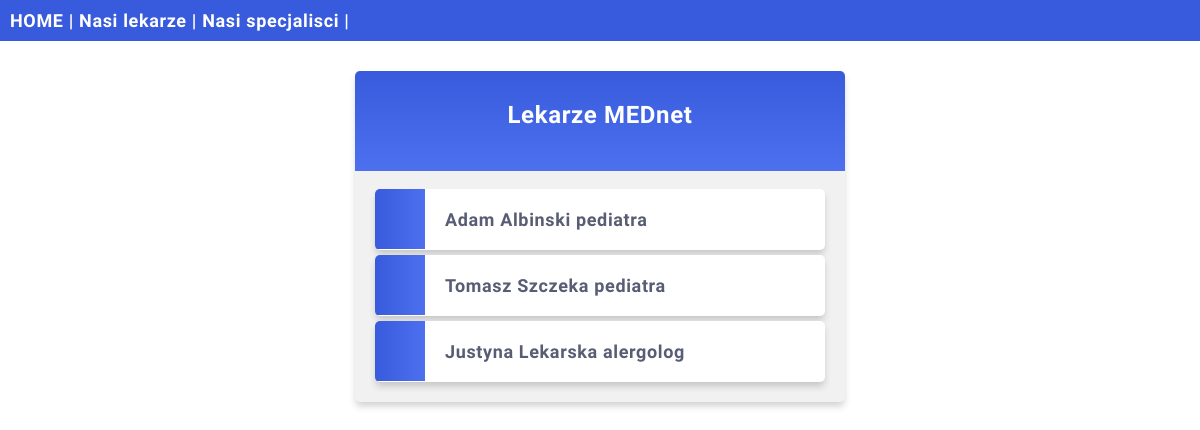
/doctors/, run on an earlier commit of the app's database.
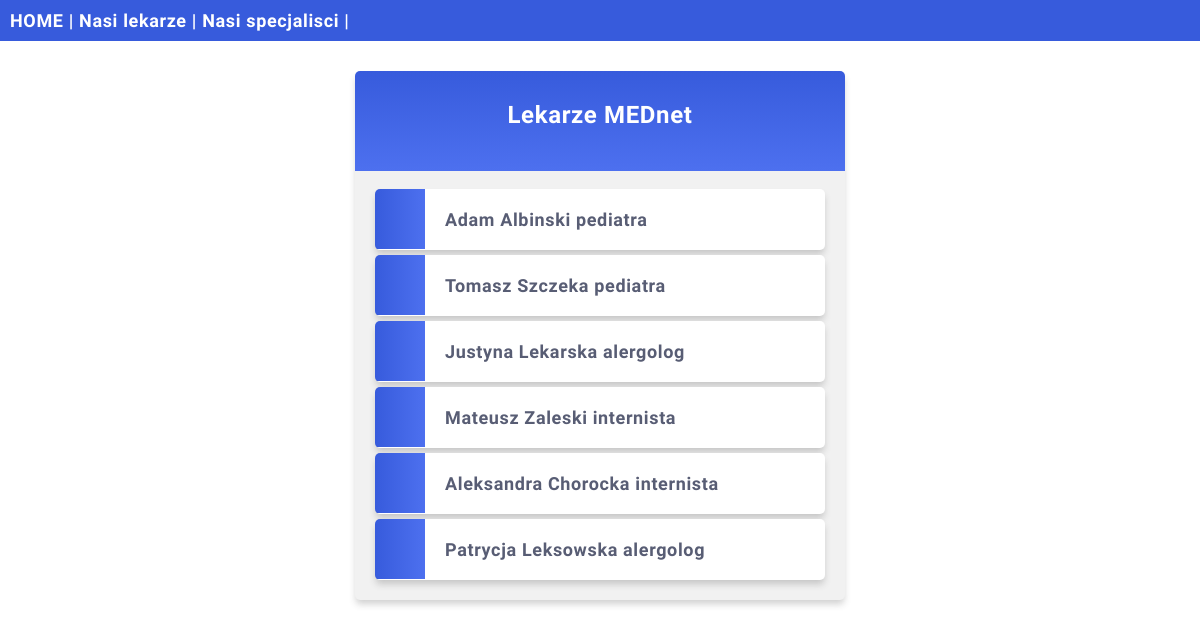
And on a later commit of the database.
### app/models.py (models this page shows, shortened)
class Member(models.Model):
    first_name = models.CharField(max_length=255, blank=False, null=False)
    second_name = models.CharField(max_length=255, blank=True, null=True)
    last_name = models.CharField(max_length=255, blank=False, null=False)
    added_date = models.DateField(auto_now_add=True)
    phone = models.IntegerField(unique=True, blank=False, null=False)
    email = models.EmailField(max_length=254, verbose_name="Email Address", unique=True, validators=[validate_email])
    class Meta:
        abstract = True

class Doctor(Member):
    speciality = models.CharField(max_length=255, blank=False, null=True)
    class Meta:
        verbose_name_plural = "Lekarze"

### app/views.py (the view)
# urls.py: path('doctors/', views.doctors, name='doctors'),
def doctors(request):
    template = loader.get_template('doctors.html')
    all_doctors = Doctor.objects.all().values()
    context = {'all_doctors': all_doctors, }
    return HttpResponse(template.render(context, request))

### app/templates/doctors.html (shortened to what this page needs)
{% extends "main.html" %}
{% block content %}
  <div class="mycard">
    <h1>Lekarze MEDnet</h1>
    <ul>
      {% for x in all_doctors %}
        <li onclick="window.location = 'details/{{ x.id }}'">{{ x.first_name }} {{ x.last_name }} {{ x.speciality }}</li>
      {% empty %}
      <li> Brak lekarzy</li>
      {% endfor %}
    </ul>
  </div>
{% endblock %}

### app/templates/main.html (shortened to what this page needs)
{% load static %}
<!DOCTYPE html>
<link rel="stylesheet" href="{% static 'staff.css' %}">
<html lang="en">
<head>
</head>
<body>
<div class="topnav">
  <a href="/">HOME</a> |
  <a href="/doctors">Nasi lekarze</a> |
    <a href="/specialities">Nasi specjalisci</a> |
</div>
{% block content %}
{% endblock %}
</body>
</html>

### static/staff.css (style rules this page uses)
body { margin:0; font: 600 18px 'Source Sans Pro', sans-serif; letter-spacing: 0.64px; color: #585d74; }
.topnav { background-color:#375BDC; color:#ffffff; padding:10px; }
.topnav a:link, .topnav a:visited { text-decoration: none; color: #ffffff; }
.mycard { background-color: #f1f1f1; background-image: linear-gradient(to bottom, #375BDC, #4D70EF); background-size: 100% 100px; background-repeat: no-repeat; margin: 30px auto; width: 450px; border-radius: 5px; box-shadow: 0 5px 7px -1px rgba(51, 51, 51, 0.23); padding: 20px; }
.mycard h1 { text-align: center; color:#ffffff; margin:10px 0 60px 0; font-size: 24px; }
ul { list-style-type: none; padding: 0; margin: 0; }
li { background-color: #ffffff; background-image: linear-gradient(to right, #375BDC, #4D70EF); background-size: 50px 60px; background-repeat: no-repeat; cursor: pointer; transition: transform .25s; border-radius: 5px; box-shadow: 0 5px 7px -1px rgba(51, 51, 51, 0.23); padding: 20px; padding-left: 70px; margin-top: 5px; width: 80%; }
a:link, a:visited { color: #375BDC; }

What changed in the data, as far as the page shows it:
added Doctor: first_name "Mateusz", last_name "Zaleski", speciality "internista"
added Doctor: first_name "Aleksandra", last_name "Chorocka", speciality "internista"
added Doctor: first_name "Patrycja", last_name "Leksowska", speciality "alergolog"
